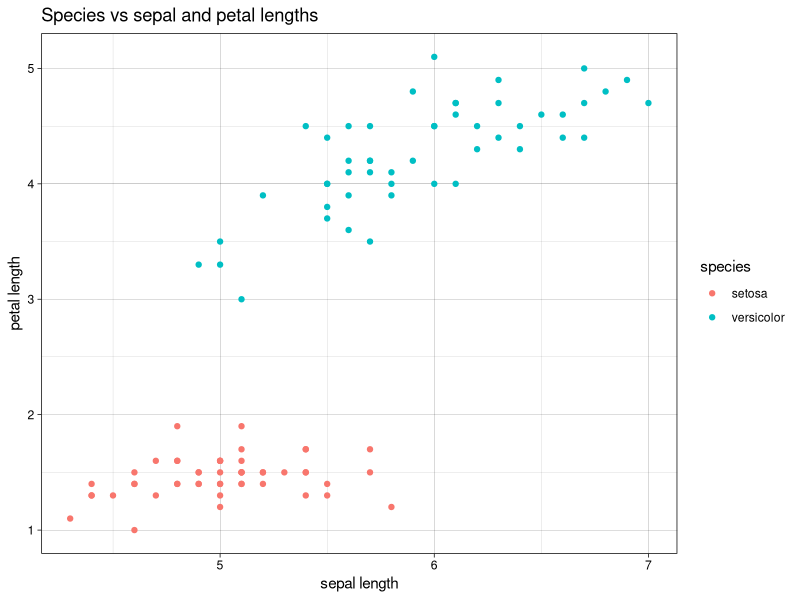
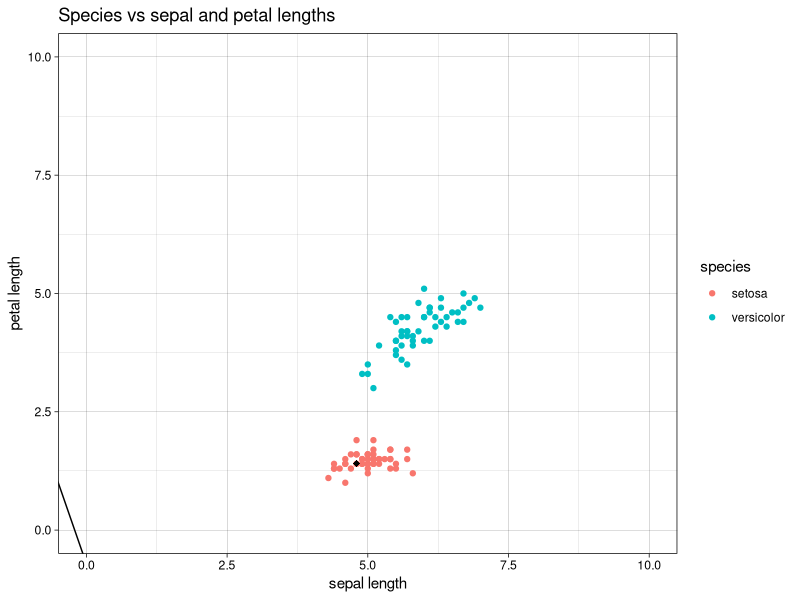
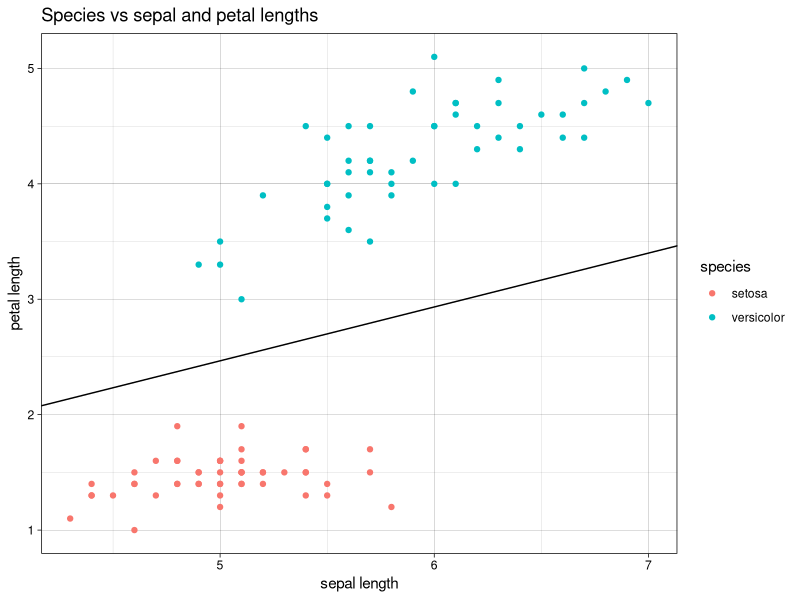

Here is the R script that generated these plots, in order:
## ---- chunk 1
library(tidyverse)
library(patchwork)
library(scales)
knitr::opts_chunk$set(echo = TRUE, message = FALSE, warning=FALSE, 
                      fig.align = 'center', fig.width = 5, fig.height=3, cache = TRUE)
comma <- function(x) format(x, digits = 2, big.mark = ",")
theme_set(theme_linedraw())
color.blues <- c(NA,"#BDD7E7", "#6BAED6", "#3182BD", "#08519C", "#074789", "#063e77", "#053464")
color.itam  <- c("#00362b", "#00503f", "#006953", "#008367", "#009c7b", "#00b68f")


sin_lineas <- theme(panel.grid.major = element_blank(), panel.grid.minor = element_blank())
sin_leyenda <- theme(legend.position = "none")
sin_ejes <- theme(axis.ticks = element_blank(), 
        axis.text = element_blank())

## ---- chunk 2

data(iris)

data <- iris %>% 
    mutate(sepal = Sepal.Length, 
           petal = Petal.Length, 
           species = Species) %>% 
    select(sepal, petal, species) %>% 
    filter(species %in% c("setosa", "versicolor"))

data %>% 
    ggplot(aes( x = sepal, y = petal)) + 
        geom_point(aes(color = species)) + 
        xlab("sepal length") + 
        ylab("petal length") + 
        ggtitle("Species vs sepal and petal lengths")

## ---- chunk 3

data <- data %>% 
    mutate(target = ifelse(species == 'setosa', 1, -1))

## ---- chunk 4

w <- c(w1 = 0, w2 = 0)
w

## ---- chunk 5

dt.misclass <- data %>% 
    mutate(yhat = sign(w[1] * sepal + w[2] * petal), 
           loss = target * yhat) %>% 
    summarise(misclass = which(loss <= 0 )) %>% 
    pull(misclass)


if (length(dt.misclass) > 0){
    # id <- dt.misclass[1]
    id <- sample(dt.misclass, 1)
} else {
    id <- NA
}

x <- simplify2array(data %>% select(sepal, petal) %>% slice(id))
y <- simplify2array(data %>% select(target) %>% slice(id))

dw <- y * x
w <- w + dw

data %>% 
    ggplot(aes( x = sepal, y = petal)) + 
        geom_point(aes(color = species)) + 
        geom_point(data = data %>% slice(id), 
                   aes(x = sepal, y = petal), 
                   size = 2, shape = 18) + 
        geom_abline(slope = -w[1]/w[2], intercept = -1/w[2], color = 'black') + 
        xlab("sepal length") + 
        ylab("petal length") + 
        ylim(0, 10) + xlim(0, 10) + 
        ggtitle("Species vs sepal and petal lengths")


## ---- chunk 6

w <- c(w1 = 0, w2 = 0)
W_history <- w
P_history <- c(NULL)

for (iter in seq(100)){
    dt.misclass <- data %>% 
        mutate(yhat = sign(w[1] * sepal + w[2] * petal), 
               loss = target * yhat) %>% 
        summarise(misclass = which(loss <= 0 )) %>% 
        pull(misclass)
    
    
    if (length(dt.misclass) > 0){
        # id <- dt.misclass[1]
        id <- sample(dt.misclass, 1)
        P_history  <- cbind(P_history, id)
    } else {
        break
    }
    
    x <- simplify2array(data %>% select(sepal, petal) %>% slice(id))
    y <- simplify2array(data %>% select(target) %>% slice(id))
    
    dw <- y * x
    w <- w + dw
    W_history <- bind_rows(W_history, w)
}

W_history
P_history
## ---- chunk 7

data %>% 
    ggplot(aes( x = sepal, y = petal)) + 
        geom_point(aes(color = species)) +
        geom_abline(slope = -w[1]/w[2], intercept = -1/w[2], color = 'black') + 
        xlab("sepal length") + 
        ylab("petal length") + 
        ggtitle("Species vs sepal and petal lengths")

